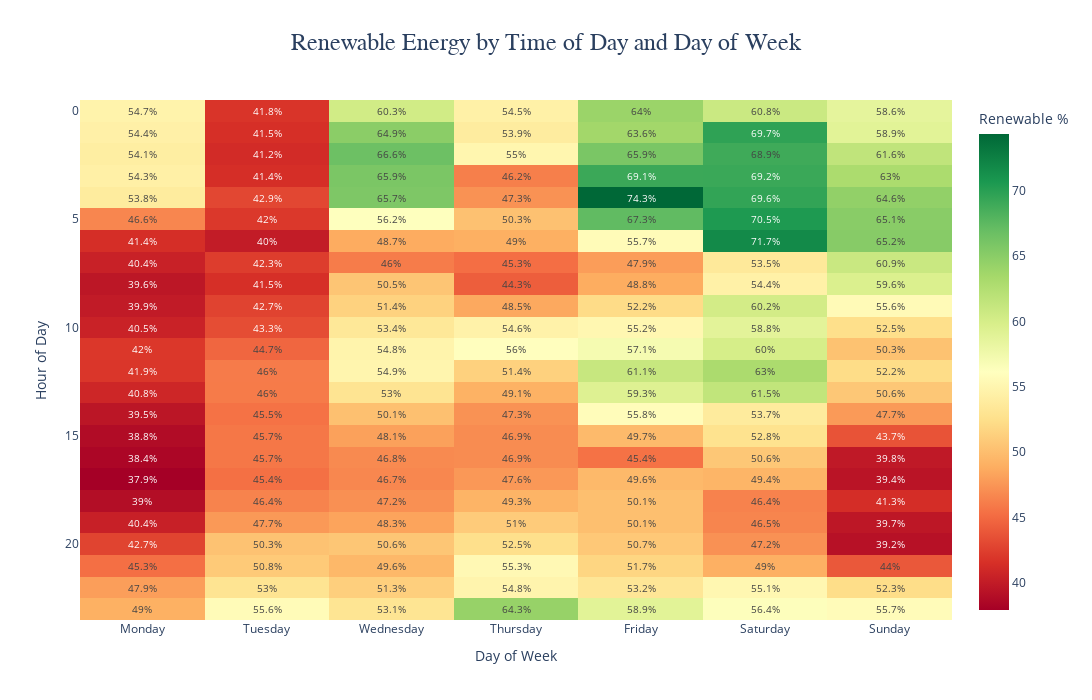

Notebook code cell kept with this figure:
### Code cell
# Visualization 4: Renewable Percentage by Hour and Day

# Create pivot for heatmap
heatmap_data = df_pivot.pivot_table(
    index='Hour',
    columns='Day_of_Week',
    values='Renewable_Pct',
    aggfunc='mean'
)

# Reorder days of week
day_order = ['Monday', 'Tuesday', 'Wednesday', 'Thursday', 'Friday', 'Saturday', 'Sunday']
heatmap_data = heatmap_data[[day for day in day_order if day in heatmap_data.columns]]

# Create heatmap
fig = go.Figure(data=go.Heatmap(
    z=heatmap_data.values,
    x=heatmap_data.columns,
    y=heatmap_data.index,
    colorscale='RdYlGn',  # Red (low) to Green (high)
    text=heatmap_data.values.round(1),
    texttemplate='%{text}%',
    textfont={"size": 10},
    colorbar=dict(title="Renewable %"),
    hovertemplate='<b>%{x}</b><br>Hour: %{y}:00<br>Renewable: %{z:.1f}%<extra></extra>'
))

fig.update_layout(
    title={
        'text': 'Renewable Energy by Time of Day and Day of Week',
        'x': 0.5,
        'xanchor': 'center',
        'font': {'size': 24, 'family': 'Arial, sans-serif'}
    },
    xaxis_title='Day of Week',
    yaxis_title='Hour of Day',
    height=700,
    width=1200,
    template='plotly_white',
    yaxis=dict(autorange='reversed'),
    margin=dict(l=80, r=80, t=100, b=80)
)

fig.show()

print(f"\n🕐 Time Pattern Insights:")
print(f"  • Peak renewable hour: {df_pivot.groupby('Hour')['Renewable_Pct'].mean().idxmax()}:00 ({df_pivot.groupby('Hour')['Renewable_Pct'].mean().max():.1f}%)")
print(f"  • Lowest renewable hour: {df_pivot.groupby('Hour')['Renewable_Pct'].mean().idxmin()}:00 ({df_pivot.groupby('Hour')['Renewable_Pct'].mean().min():.1f}%)")
print(f"  • Most renewable day: {df_pivot.groupby('Day_of_Week')['Renewable_Pct'].mean().idxmax()} ({df_pivot.groupby('Day_of_Week')['Renewable_Pct'].mean().max():.1f}%)")

### Figure 1 — Plotly figure (JSON) as saved in the notebook; plotly's stock layout.template omitted (floating-point values rounded to 4 significant figures; data arrays with more than 128 entries replaced by an {"elided": "..."} marker saying what was removed)
{"data": [{"colorbar": {"title": {"text": "Renewable %"}}, "colorscale": [[0, "rgb(165,0,38)"], [0.1, "rgb(215,48,39)"], [0.2, "rgb(244,109,67)"], [0.3, "rgb(253,174,97)"], [0.4, "rgb(254,224,139)"], [0.5, "rgb(255,255,191)"], [0.6, "rgb(217,239,139)"], [0.7, "rgb(166,217,106)"], [0.8, "rgb(102,189,99)"], [0.9, "rgb(26,152,80)"], [1, "rgb(0,104,55)"]], "hovertemplate": "<b>%{x}</b><br>Hour: %{y}:00<br>Renewable: %{z:.1f}%<extra></extra>", "text": {"elided": "24x7 float values"}, "textfont": {"size": 10}, "texttemplate": "%{text}%", "type": "heatmap", "x": ["Monday", "Tuesday", "Wednesday", "Thursday", "Friday", "Saturday", "Sunday"], "y": [0, 1, 2, 3, 4, 5, 6, 7, 8, 9, 10, 11, 12, 13, 14, 15, 16, 17, 18, 19, 20, 21, 22, 23], "z": {"elided": "24x7 float values"}}], "layout": {"height": 700, "margin": {"b": 80, "l": 80, "r": 80, "t": 100}, "title": {"font": {"family": "Arial, sans-serif", "size": 24}, "text": "Renewable Energy by Time of Day and Day of Week", "x": 0.5, "xanchor": "center"}, "width": 1200, "xaxis": {"title": {"text": "Day of Week"}}, "yaxis": {"autorange": "reversed", "title": {"text": "Hour of Day"}}}}
